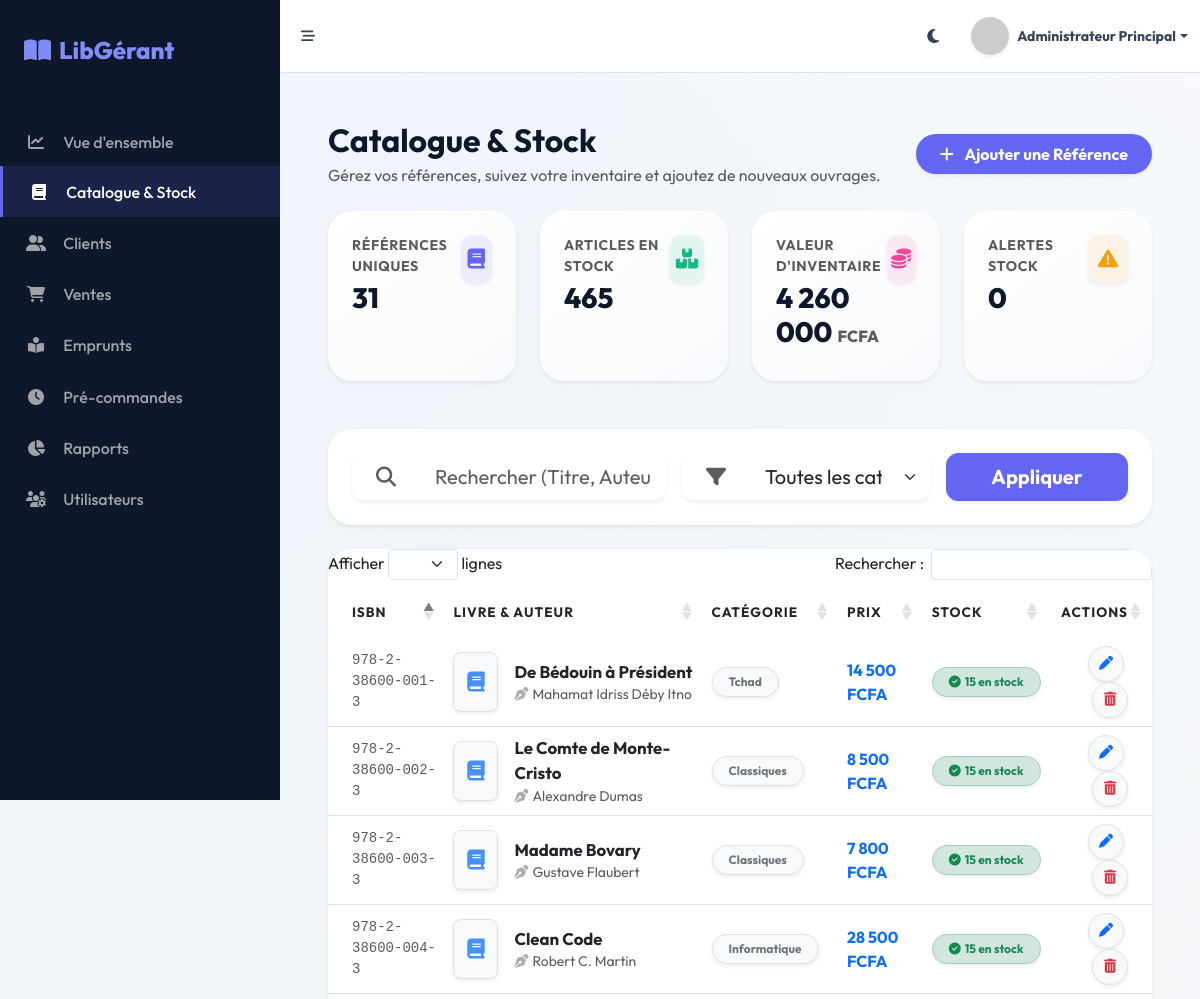
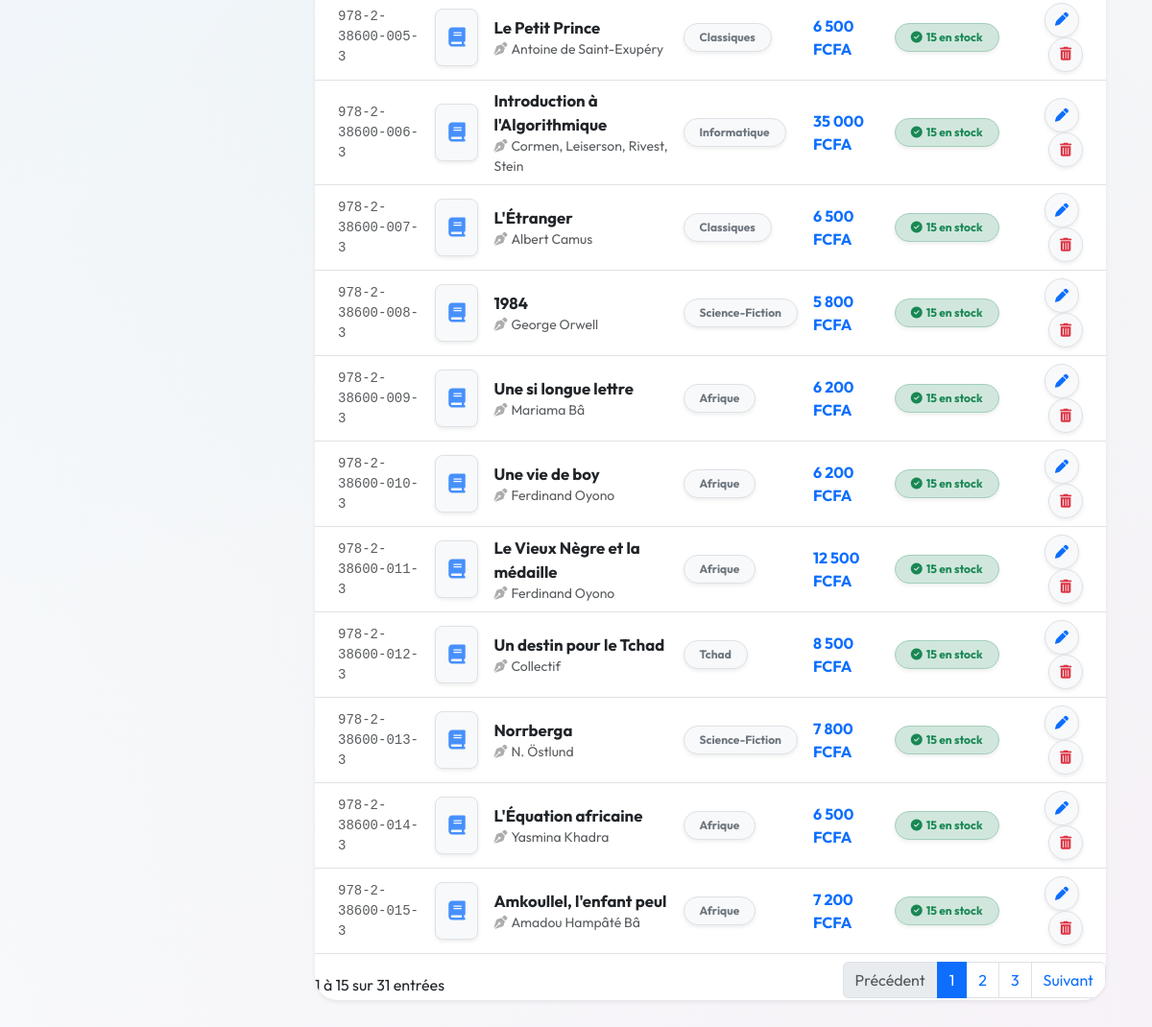
Page /pages/livres.php (signed in) on the committed database (2 pictures, top to bottom).
### tables this page shows
CREATE TABLE IF NOT EXISTS `livres` (
  `isbn` VARCHAR(20) PRIMARY KEY,
  `titre` VARCHAR(255) NOT NULL,
  `auteur` VARCHAR(255) NOT NULL,
  `categorie` VARCHAR(100) NOT NULL,
  `prix_vente` DECIMAL(10, 2) NOT NULL,
  `quantite_stock` INT NOT NULL DEFAULT 0,
  `seuil_alerte` INT NOT NULL DEFAULT 5,
  `cover_bg` VARCHAR(20) DEFAULT '#1e293b',
  `cover_fg` VARCHAR(20) DEFAULT '#fbbf24',
  `cover_text` VARCHAR(20) DEFAULT '#ffffff',
  `cover_pub` VARCHAR(100) DEFAULT '',
  `image_url` VARCHAR(255) DEFAULT NULL,
  `description` TEXT DEFAULT NULL,
  `date_ajout` TIMESTAMP DEFAULT CURRENT_TIMESTAMP
);

### pages/livres.php (the view, shortened to what this page needs)
<?php
require_once __DIR__ . '/../config/db.php';
try {
    $stmt_stats = $pdo->query("SELECT COUNT(*) as nb_refs, SUM(quantite_stock) as total_items, SUM(prix_vente * quantite_stock) as valeur_stock, SUM(CASE WHEN quantite_stock <= seuil_alerte THEN 1 ELSE 0 END) as low_stock FROM livres");
    $stats = $stmt_stats->fetch();
} catch (\PDOException $e) {
    $categories = [];
    $stats = ['nb_refs'=>0, 'total_items'=>0, 'valeur_stock'=>0, 'low_stock'=>0];
}
$search     = trim($_GET['search'] ?? '');
$sql  = "SELECT * FROM livres WHERE 1=1";
$params = [];
$sql .= " ORDER BY titre ASC";
try {
    $stmt = $pdo->prepare($sql);
    $stmt->execute($params);
    $books = $stmt->fetchAll();
} catch (\PDOException $e) {
    $books = []; $error = "Erreur : " . $e->getMessage();
}
require_once __DIR__ . '/../includes/head.php';
require_once __DIR__ . '/../includes/sidebar.php';
require_once __DIR__ . '/../includes/navbar.php';
?>
    <div class="container-fluid py-5 px-lg-5">
        <div class="d-flex flex-wrap align-items-center justify-content-between mb-4 gap-3">
            <div>
                <h1 class="h2 font-weight-bold mb-1" style="color:var(--text-heading)">Catalogue & Stock</h1>
                <p class="text-muted mb-0">Gérez vos références, suivez votre inventaire et ajoutez de nouveaux ouvrages.</p>
            </div>
            <button class="btn btn-primary rounded-pill px-4 py-2 shadow-sm fw-bold" data-bs-toggle="modal" data-bs-target="#addBookModal" style="background: linear-gradient(135deg, #6366f1, #4f46e5); border: none;">
                <i class="fas fa-plus me-2"></i> Ajouter une Référence
            </button>
        </div>
        <div class="row g-4 mb-5">
            <div class="col-xl-3 col-md-6">
                <div class="card p-4 h-100 shadow-sm border-0" style="background: linear-gradient(145deg, #ffffff, #f8f9fc); border-radius: 16px;">
                    <div class="d-flex justify-content-between align-items-start">
                        <div>
                            <p class="small mb-1 fw-bold text-muted text-uppercase tracking-wide">Références Uniques</p>
                            <h3 style="font-weight:800;color:var(--text-heading)"><?= number_format($stats['nb_refs'] ?? 0,0,',',' ') ?></h3>
                        </div>
                        <div class="stat-card-icon shadow-sm d-flex align-items-center justify-content-center" style="background:rgba(99,102,241,.1);color:var(--primary);width:48px;height:48px;border-radius:12px;"><i class="fas fa-book fs-5"></i></div>
                    </div>
                </div>
            </div>
            <div class="col-xl-3 col-md-6">
                <div class="card p-4 h-100 shadow-sm border-0" style="background: linear-gradient(145deg, #ffffff, #f8f9fc); border-radius: 16px;">
                    <div class="d-flex justify-content-between align-items-start">
                        <div>
                            <p class="small mb-1 fw-bold text-muted text-uppercase tracking-wide">Articles en Stock</p>
                            <h3 style="font-weight:800;color:var(--text-heading)"><?= number_format($stats['total_items'] ?? 0,0,',',' ') ?></h3>
                        </div>
                        <div class="stat-card-icon shadow-sm d-flex align-items-center justify-content-center" style="background:rgba(16,185,129,.1);color:var(--accent);width:48px;height:48px;border-radius:12px;"><i class="fas fa-boxes fs-5"></i></div>
                    </div>
                </div>
            </div>
            <div class="col-xl-3 col-md-6">
                <div class="card p-4 h-100 shadow-sm border-0" style="background: linear-gradient(145deg, #ffffff, #f8f9fc); border-radius: 16px;">
                    <div class="d-flex justify-content-between align-items-start">
                        <div>
                            <p class="small mb-1 fw-bold text-muted text-uppercase tracking-wide">Valeur d'Inventaire</p>
                            <h3 style="font-weight:800;color:var(--text-heading)"><?= number_format($stats['valeur_stock'] ?? 0,0,',',' ') ?> <span class="fs-6 text-muted">FCFA</span></h3>
                        </div>
                        <div class="stat-card-icon shadow-sm d-flex align-items-center justify-content-center" style="background:rgba(236,72,153,.1);color:var(--secondary);width:48px;height:48px;border-radius:12px;"><i class="fas fa-coins fs-5"></i></div>
                    </div>
                </div>
            </div>
            <div class="col-xl-3 col-md-6">
                <div class="card p-4 h-100 shadow-sm border-0 <?= ($stats['low_stock'] > 0) ? '' : '' ?>" style="background: linear-gradient(145deg, #ffffff, <?= ($stats['low_stock'] > 0) ? '#fff3cd' : '#f8f9fc' ?>); border-radius: 16px;">
                    <div class="d-flex justify-content-between align-items-start">
                        <div>
                            <p class="small mb-1 fw-bold <?= ($stats['low_stock'] > 0) ? 'text-warning' : 'text-muted' ?> text-uppercase tracking-wide">Alertes Stock</p>
                            <h3 style="font-weight:800;color:<?= ($stats['low_stock'] > 0) ? '#b45309' : 'var(--text-heading)' ?>"><?= number_format($stats['low_stock'] ?? 0,0,',',' ') ?></h3>
                        </div>
                        <div class="stat-card-icon shadow-sm d-flex align-items-center justify-content-center" style="background:rgba(245,158,11,.1);color:var(--warning);width:48px;height:48px;border-radius:12px;"><i class="fas fa-exclamation-triangle fs-5"></i></div>
                    </div>
                </div>
            </div>
        </div>
        <div class="card border-0 shadow-sm p-4 mb-4" style="border-radius: 16px;">
            <form method="GET" action="livres.php" class="row g-3 align-items-center">
                <div class="col-md-5">
                    <div class="input-group input-group-lg shadow-sm" style="border-radius: 12px; overflow: hidden;">
                        <span class="input-group-text bg-white border-0 text-muted px-4"><i class="fas fa-search"></i></span>
                        <input type="text" name="search" class="form-control border-0 bg-white" placeholder="Rechercher (Titre, Auteur, ISBN...)" value="<?= htmlspecialchars($search) ?>" style="box-shadow: none;">
                    </div>
                </div>
                <div class="col-md-4">
                    <div class="input-group input-group-lg shadow-sm" style="border-radius: 12px; overflow: hidden;">
                        <span class="input-group-text bg-white border-0 text-muted px-4"><i class="fas fa-filter"></i></span>
                        <select name="categorie" class="form-select border-0 bg-white" style="box-shadow: none;">
                            <option value="">Toutes les catégories</option>
                        </select>
                    </div>
                </div>
                <div class="col-md-3 d-flex gap-2">
                    <button type="submit" class="btn btn-primary btn-lg flex-grow-1 shadow-sm fw-bold" style="border-radius: 12px;">Appliquer</button>
                </div>
            </form>
        </div>
        <div class="card p-0 shadow-sm border-0 overflow-hidden" style="border-radius: 16px;">
            <div class="table-responsive">
                <table class="table table-hover align-middle mb-0" id="tableLivres">
                    <thead class="bg-light">
                        <tr style="color:var(--text-muted);font-size:.85rem;text-transform:uppercase;letter-spacing:1px">
                            <th class="border-0 ps-4 py-3">ISBN</th>
                            <th class="border-0 py-3">Livre & Auteur</th>
                            <th class="border-0 py-3">Catégorie</th>
                            <th class="border-0 py-3">Prix</th>
                            <th class="border-0 py-3">Stock</th>
                            <th class="border-0 pe-4 py-3 text-end">Actions</th>
                        </tr>
                    </thead>
                    <tbody style="color:var(--text-body)">
                        <?php foreach ($books as $b): ?>
                        <?php
                            $qty = $b['quantite_stock']; $seuil = $b['seuil_alerte'];
                            if ($qty <= 0)     $sbadge = '<span class="badge bg-danger-subtle text-danger border border-danger-subtle rounded-pill px-3 py-2 shadow-sm"><i class="fas fa-times-circle me-1"></i>Rupture</span>';
                            elseif ($qty<=$seuil) $sbadge = '<span class="badge bg-warning-subtle text-warning border border-warning-subtle rounded-pill px-3 py-2 shadow-sm"><i class="fas fa-exclamation-triangle me-1"></i>' . $qty . ' restants</span>';
                            else               $sbadge = '<span class="badge bg-success-subtle text-success border border-success-subtle rounded-pill px-3 py-2 shadow-sm"><i class="fas fa-check-circle me-1"></i>' . $qty . ' en stock</span>';
                        ?>
                        <tr>
                            <td class="ps-4 small text-muted font-monospace"><?= htmlspecialchars($b['isbn']) ?></td>
                            <td>
                                <div class="d-flex align-items-center">
                                    <div class="me-3 d-flex align-items-center justify-content-center bg-light rounded-3 shadow-sm border" style="width:45px;height:60px;flex-shrink:0">
                                        <i class="fas fa-book text-primary opacity-75 fs-5"></i>
                                    </div>
                                    <div>
                                        <div class="font-weight-bold text-dark" style="font-size: 1.05rem;"><?= htmlspecialchars($b['titre']) ?></div>
                                        <div class="small text-muted"><i class="fas fa-pen-nib me-1 opacity-50"></i><?= htmlspecialchars($b['auteur']) ?></div>
                                    </div>
                                </div>
                            </td>
                            <td><span class="badge bg-light text-secondary border px-3 py-2 rounded-pill shadow-sm"><?= htmlspecialchars($b['categorie']) ?></span></td>
                            <td class="font-weight-bold text-primary fs-6"><?= number_format($b['prix_vente'],0,',',' ') ?> FCFA</td>
                            <td><?= $sbadge ?></td>
                            <td class="pe-4 text-end">
                                <button class="btn btn-sm btn-light rounded-circle shadow-sm border me-1 btn-edit-book transition-hover"
                                        title="Modifier"
                                        style="width: 36px; height: 36px;"
                                        data-isbn="<?= htmlspecialchars($b['isbn']) ?>"
                                        data-titre="<?= htmlspecialchars($b['titre'],ENT_QUOTES) ?>"
                                        data-auteur="<?= htmlspecialchars($b['auteur'],ENT_QUOTES) ?>"
                                        data-categorie="<?= htmlspecialchars($b['categorie'],ENT_QUOTES) ?>"
                                        data-prix="<?= $b['prix_vente'] ?>"
                                        data-stock="<?= $b['quantite_stock'] ?>"
                                        data-seuil="<?= $b['seuil_alerte'] ?>"
                                        data-description="<?= htmlspecialchars($b['description'] ?? '',ENT_QUOTES) ?>"
                                        data-bs-toggle="modal" data-bs-target="#editBookModal">
                                    <i class="fas fa-pen text-primary"></i>
                                </button>
                                <form method="POST" action="livres.php" class="d-inline"
                                      onsubmit="return confirm('Supprimer définitivement « <?= addslashes($b['titre']) ?> » ?\n\nSi le livre a déjà été vendu ou emprunté, son stock sera simplement mis à zéro pour conserver l\'historique.');">
                                    <button type="submit" class="btn btn-sm btn-light rounded-circle shadow-sm border transition-hover" title="Supprimer" style="width: 36px; height: 36px;">
                                        <i class="fas fa-trash-alt text-danger"></i>
                                    </button>
                                </form>
                            </td>
                        </tr>
                        <?php endforeach; ?>
                    </tbody>
                </table>
            </div>
        </div>
    </div>
<?php
require_once __DIR__ . '/../includes/foot.php';
?>

### rows in the picture
livres: isbn "978-2-38600-008-3", titre "1984", auteur "George Orwell", categorie "Science-Fiction", prix_vente "5 800", quantite_stock "15"
livres: isbn "978-2-38600-015-3", titre "Amkoullel, l'enfant peul", auteur "Amadou Hampâté Bâ", categorie "Afrique", prix_vente "7 200", quantite_stock "15"
livres: isbn "978-2-38600-004-3", titre "Clean Code", auteur "Robert C. Martin", categorie "Informatique", prix_vente "28 500", quantite_stock "15"
livres: isbn "978-2-38600-001-3", titre "De Bédouin à Président", auteur "Mahamat Idriss Déby Itno", categorie "Tchad", prix_vente "14 500", quantite_stock "15"
livres: isbn "978-2-38600-006-3", titre "Introduction à l'Algorithmique", auteur "Cormen, Leiserson, Rivest, Stein", categorie "Informatique", prix_vente "35 000", quantite_stock "15"
livres: isbn "978-2-38600-014-3", titre "L'Équation africaine", auteur "Yasmina Khadra", categorie "Afrique", prix_vente "6 500", quantite_stock "15"
livres: isbn "978-2-38600-007-3", titre "L'Étranger", auteur "Albert Camus", categorie "Classiques", prix_vente "6 500", quantite_stock "15"
livres: isbn "978-2-38600-002-3", titre "Le Comte de Monte-Cristo", auteur "Alexandre Dumas", categorie "Classiques", prix_vente "8 500", quantite_stock "15"
livres: isbn "978-2-38600-005-3", titre "Le Petit Prince", auteur "Antoine de Saint-Exupéry", categorie "Classiques", prix_vente "6 500", quantite_stock "15"
livres: isbn "978-2-38600-011-3", titre "Le Vieux Nègre et la médaille", auteur "Ferdinand Oyono", categorie "Afrique", prix_vente "12 500", quantite_stock "15"
livres: isbn "978-2-38600-003-3", titre "Madame Bovary", auteur "Gustave Flaubert", categorie "Classiques", prix_vente "7 800", quantite_stock "15"
livres: isbn "978-2-38600-013-3", titre "Norrberga", auteur "N. Östlund", categorie "Science-Fiction", prix_vente "7 800", quantite_stock "15"
livres: isbn "978-2-38600-012-3", titre "Un destin pour le Tchad", auteur "Collectif", categorie "Tchad", prix_vente "8 500", quantite_stock "15"
livres: isbn "978-2-38600-009-3", titre "Une si longue lettre", auteur "Mariama Bâ", categorie "Afrique", prix_vente "6 200", quantite_stock "15"
livres: isbn "978-2-38600-010-3", titre "Une vie de boy", auteur "Ferdinand Oyono", categorie "Afrique", prix_vente "6 200", quantite_stock "15"

### other values in the picture
$label "Vue d'ensemble Catalogue & Stock Clients Ventes Emprunts Pré-commandes Rapports Utilisateurs"
$_SESSION['user_name'] "Administrateur Principal"
$stats['nb_refs'] "31"
$stats['total_items'] "465"
$stats['valeur_stock'] "4 260 000"
$stats['low_stock'] "0"
